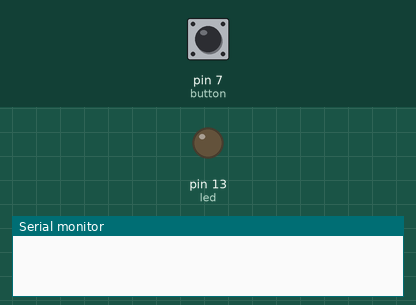
Recording of a sketch running on a simulated Arduino Uno, built with avr-gcc and run on an emulated ATmega328P. On the bench: output pins drawn as LEDs (lit = HIGH), the last lines printed to the serial monitor. Dashed ring = blinking. The test bench sets the inputs (shaded band); at power-on: pin 7 (button) LOW.

Above: at 1.2 s.
1.3 s: pin 7 (button) pulled HIGH for 1 s
At 1.42 s:
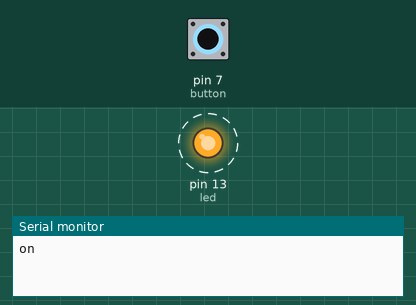
3.8 s: pin 7 (button) pulled HIGH for 0.15 s
At 4.3 s:
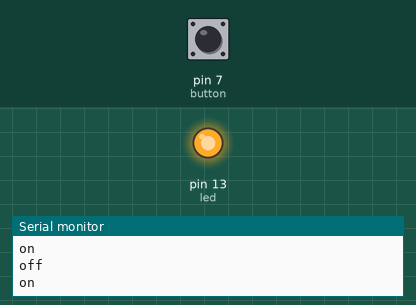
5.4 s: pin 7 (button) pulled HIGH for 3.2 s
At 9.0 s:
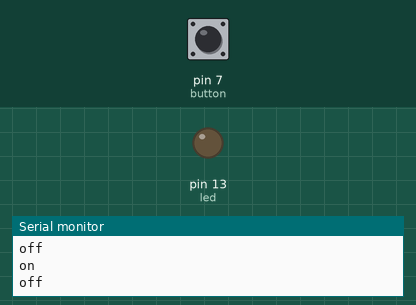
Timing chart, 0 to 10.5 s (numbered marks = the images above; inputs shaded):
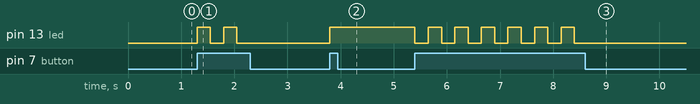

Measured:
- after the input at 1.3 s, pin 13 (led): alternates HIGH for 0.25 s and LOW for 0.25 s, 4 changes in all, then stays LOW, starting at once
- after the input at 3.8 s, pin 13 (led): LOW → HIGH at once
- after the input at 5.4 s, pin 13 (led): alternates HIGH for 0.25 s and LOW for 0.25 s, 13 changes in all, then stays LOW, starting at once

The sketch:

AppBt.ino
```cpp
#define led 13
#define button 7
byte val = 0;
boolean status1 = false;

void setup() {
  Serial.begin(9600);
  pinMode(led, OUTPUT);
  pinMode(button, INPUT);

}

void loop() {
  char caracter = Serial.read();
  val = digitalRead(button);

  if (val == HIGH) {
    if (status1) {
      digitalWrite(led, LOW);
      Serial.println("off");
      status1 = false;
    } else {
      digitalWrite(led, HIGH);
      Serial.println("on");
      status1 = true;
    }
    delay(250);
  }
}
```
